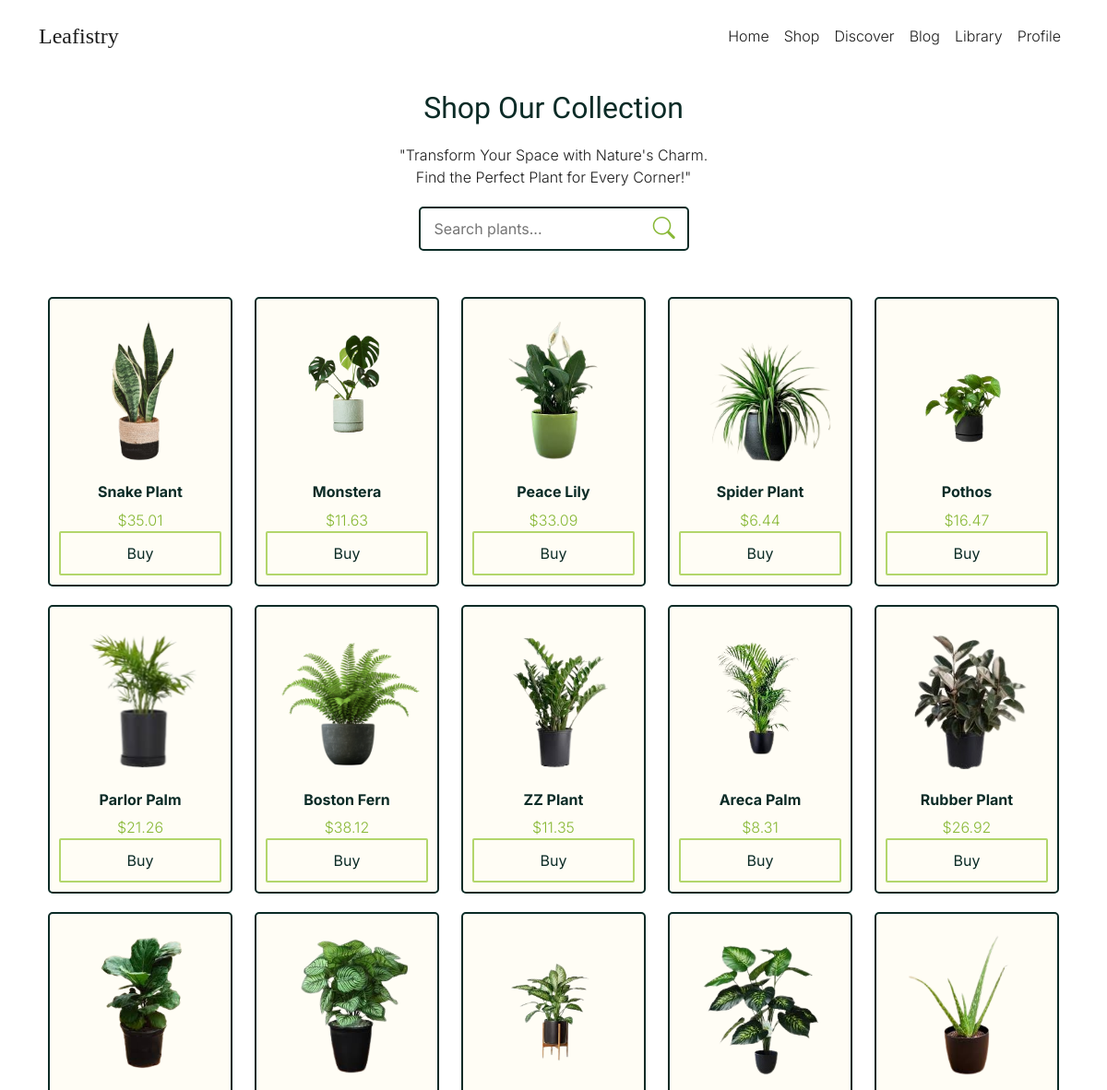
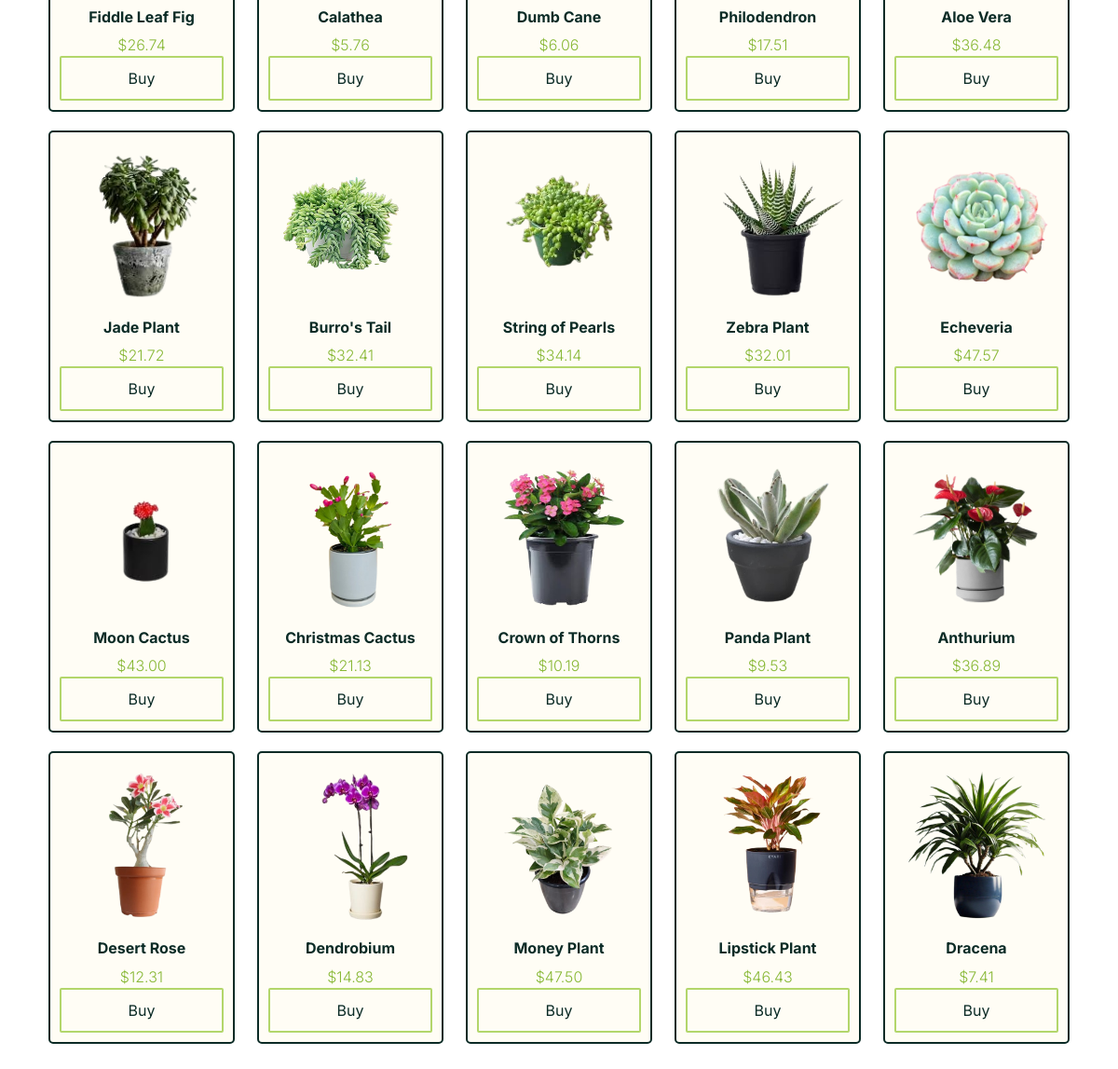
The app's page /shop/ with its own data (2 pictures, top to bottom).
### shop/models.py (models this page shows, shortened)
class Plant(models.Model):
    common_name = models.CharField(max_length=100)
    scientific_name = models.CharField(max_length=150)
    description = models.TextField(blank=True, null=True)
    image_path = models.CharField(max_length=255, blank=True, null=True)
    light_requirements = models.CharField(max_length=50)  # Low, Medium, High
    watering_frequency = models.CharField(max_length=50)  # Weekly, Bi-weekly, Monthly
    maintenance_level = models.CharField(max_length=50)  # Low, Medium, High
    growth_rate = models.CharField(max_length=50)  # Slow, Medium, Fast
    preferred_climate = models.CharField(max_length=50)  # Tropical, Arid, etc.
    plant_size = models.CharField(max_length=50)  # Small, Medium, Large
    allergy_concerns = models.BooleanField(default=False)  # Yes/No
    aesthetic_preference = models.CharField(max_length=50)  # Minimalist, Lush, Unique, etc.
    purpose = models.CharField(max_length=100)  # Decorative, Air Purification, etc.
    room_temperature = models.CharField(max_length=50)  # Cold, Cool, Moderate, etc.
    humidity_level = models.CharField(max_length=50)  # Low, Medium, High
    created_at = models.DateTimeField(auto_now_add=True)

class PlantInventory(models.Model):
    plant = models.ForeignKey(Plant, on_delete=models.CASCADE, related_name='inventory')
    price = models.DecimalField(max_digits=10, decimal_places=2)  # Price of the plant
    stock = models.PositiveIntegerField(default=0)  # Stock of the plant available

### shop/views.py (the view)
# urls.py: path('shop/', include('shop.urls')),
def shop(request):
    plants = Plant.objects.prefetch_related('inventory')
    return render(request, 'shop.html', {'plants': plants})

### templates/shop.html (shortened to what this page needs)
{% load static %}
<!DOCTYPE html>
<html lang="en">
  <head>
    <link
      href="https://cdn.jsdelivr.net/npm/bootstrap@5.3.3/dist/css/bootstrap.min.css"
      rel="stylesheet" />
    <link
      rel="stylesheet"
      href="https://cdn.jsdelivr.net/npm/bootstrap-icons@1.3.0/font/bootstrap-icons.css" />
    <link rel="stylesheet" href="{% static 'css/style.css' %}" />
  </head>
  <body>
    <nav class="navbar navbar-expand-lg">
      <div class="container">
        <a class="navbar-brand bodoni-moda-logo" href="#">Leafistry</a>
        <div
          class="collapse navbar-collapse justify-content-end"
          id="navbarNav">
          <ul class="navbar-nav">
            <li class="nav-item">
              <a class="nav-link" href="{% url 'home' %}">Home</a>
            </li>
            <li class="nav-item">
              <a class="nav-link" href="{% url 'shop' %}">Shop</a>
            </li>
            <li class="nav-item">
              <a class="nav-link" href="{% url 'discover' %}">Discover</a>
            </li>
            <li class="nav-item">
              <a class="nav-link" href="{% url 'blog' %}">Blog</a>
            </li>
            <li class="nav-item">
              <a class="nav-link" href="{% url 'library' %}">Library</a>
            </li>
            <li class="nav-item">
              <a class="nav-link" href="{% url 'profile' %}">Profile</a>
            </li>
          </ul>
        </div>
      </div>
    </nav>
    <div class="shop-container">
      <h1>Shop Our Collection</h1>
      <p>"Transform Your Space with Nature's Charm.</p>
      <p>Find the Perfect Plant for Every Corner!"</p>
      <div class="search-bar-container">
        <input
          type="text"
          id="search-bar"
          placeholder="Search plants..."
          onkeyup="filterPlants()" />
        <i class="bi bi-search search-icon"></i>
      </div>
      <div class="shop-cards-grid" id="shop-cards-grid">
        {% for plant in plants %}
        <div class="shop-card">
          <a href="{% url 'product_details' plant.id %}">
            <img
              src="{% static plant.image_path %}"
              alt="{{ plant.common_name }}" />
          </a>
          <div class="shop-card-content">
            <h3 class="shop-card-title">{{ plant.common_name }}</h3>
            <p class="shop-card-price">${{ plant.inventory.first.price }}</p>
            <div class="card-buttons">
              <form action="{% url 'cart' %}" method="post">
                <button class="button button-apple-phthalo shop-card-button">
                  Buy
                </button>
              </form>
            </div>
          </div>
        </div>
        {% endfor %}
      </div>
    </div>
  </body>
</html>

### static/css/style.css (style rules this page uses)
:root { --phthalo-green: #0b2b26; --phthalo-green-light: #163832; --phthalo-green-dark: #051f20; --apple-green: #88b836; --apple-green-light: #b3d66b; --apple-green-lighter: #d7eaa0; --phthalo-green-dark: #001219; --milk: #fffdf5; --black: #1c1c1c; --red: #ff4d4d; }
* { margin: 0; padding: 0; box-sizing: border-box; }
body { min-height: 100vh; color: var(--black); font-family: "Inter", sans-serif; font-optical-sizing: auto; font-weight: 300; font-style: normal; }
h1 { font-size: 2rem; font-family: "Inter Tight", serif; font-optical-sizing: auto; font-weight: 200; font-style: normal; text-align: center; margin-bottom: 20px; color: var(--phthalo-green); }
.bodoni-moda-logo { font-family: "Bodoni Moda", serif; font-optical-sizing: auto; font-weight: 500; font-style: normal; }
.button { border: 2px solid transparent; border-radius: 2px; cursor: pointer; transition: all 0.35s ease; }
.button-apple-phthalo { background-color: var(--milk); color: var(--phthalo-green); border-color: var(--apple-green-light); border-style: solid; }
.navbar { background-color: transparent; padding: 1rem 0.5rem; margin-top: 0px; transition: background-color 0.3s ease, box-shadow 0.3s ease; }
.navbar-brand { color: var(--black) !important; font-size: 1.5rem; }
.nav-link { color: var(--black) !important; transition: opacity 0.3s ease, color 0.3s ease; }
.shop-container { display: flex; flex-direction: column; justify-content: center; align-items: center; padding: 20px; text-align: center; min-height: 100vh; }
.shop-container p { margin: 0px; }
.shop-cards-grid { display: flex; flex-wrap: wrap; justify-content: space-around; gap: 20px; max-width: 1200px; margin: 20px; padding: 10px; }
.shop-card { width: 200px; border-radius: 5px; overflow: hidden; background-color: var(--milk); border: 2px solid var(--phthalo-green); box-shadow: 0 2px 4px var(--shadow); transition: transform 0.3s ease, box-shadow 0.3s ease; position: relative; justify-content: center; align-items: center; }
.shop-card img { width: 180px; height: 180px; object-fit: contain; margin: 10px 10px 0; padding: 10px; }
.shop-card-content { padding: 10px; }
.shop-card-title { font-size: 16px; font-weight: bold; color: var(--phthalo-green); margin: 0 0 8px; }
.shop-card-price { font-size: 16px; color: var(--apple-green); margin: 0 0 12px; }
.shop-card-button { width: 100%; padding: 10px 15px; font-size: 1rem; }
.search-bar-container { display: flex; align-items: center; justify-content: center; margin: 20px 0; position: relative; }
#search-bar { width: 100%; max-width: 500px; padding: 10px 40px 10px 15px; border: 2px solid var(--phthalo-green); border-radius: 5px; font-size: 16px; outline: none; transition: border-color 0.3s; }
.search-icon { position: absolute; right: 5%; color: var(--apple-green); font-size: 24px; }

### records on screen
Plant: image_path (picture), common_name "Snake Plant", inventory.first.price "35.01"
Plant: image_path (picture), common_name "Monstera", inventory.first.price "11.63"
Plant: image_path (picture), common_name "Peace Lily", inventory.first.price "33.09"
Plant: image_path (picture), common_name "Spider Plant", inventory.first.price "6.44"
Plant: image_path (picture), common_name "Pothos", inventory.first.price "16.47"
Plant: image_path (picture), common_name "Parlor Palm", inventory.first.price "21.26"
Plant: image_path (picture), common_name "Boston Fern", inventory.first.price "38.12"
Plant: image_path (picture), common_name "ZZ Plant", inventory.first.price "11.35"
Plant: image_path (picture), common_name "Areca Palm", inventory.first.price "8.31"
Plant: image_path (picture), common_name "Rubber Plant", inventory.first.price "26.92"
Plant: image_path (picture), common_name "Fiddle Leaf Fig", inventory.first.price "26.74"
Plant: image_path (picture), common_name "Calathea", inventory.first.price "5.76"
Plant: image_path (picture), common_name "Dumb Cane", inventory.first.price "6.06"
Plant: image_path (picture), common_name "Philodendron", inventory.first.price "17.51"
Plant: image_path (picture), common_name "Aloe Vera", inventory.first.price "36.48"
Plant: image_path (picture), common_name "Jade Plant", inventory.first.price "21.72"
Plant: image_path (picture), common_name "Burro's Tail", inventory.first.price "32.41"
Plant: image_path (picture), common_name "String of Pearls", inventory.first.price "34.14"
Plant: image_path (picture), common_name "Zebra Plant", inventory.first.price "32.01"
Plant: image_path (picture), common_name "Echeveria", inventory.first.price "47.57"
Plant: image_path (picture), common_name "Moon Cactus", inventory.first.price "43.00"
Plant: image_path (picture), common_name "Christmas Cactus", inventory.first.price "21.13"
Plant: image_path (picture), common_name "Crown of Thorns", inventory.first.price "10.19"
Plant: image_path (picture), common_name "Panda Plant", inventory.first.price "9.53"
Plant: image_path (picture), common_name "Anthurium", inventory.first.price "36.89"
Plant: image_path (picture), common_name "Desert Rose", inventory.first.price "12.31"
Plant: image_path (picture), common_name "Dendrobium", inventory.first.price "14.83"
Plant: image_path (picture), common_name "Money Plant", inventory.first.price "47.50"
Plant: image_path (picture), common_name "Lipstick Plant", inventory.first.price "46.43"
Plant: image_path (picture), common_name "Dracena", inventory.first.price "7.41"
